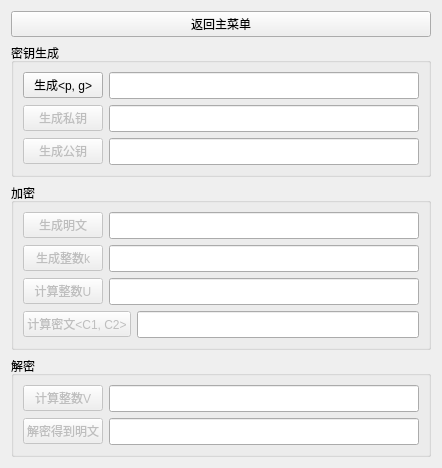
<?xml version="1.0" encoding="UTF-8"?>
<ui version="4.0">
 <class>ELGAMAL_UI</class>
 <widget class="QWidget" name="ELGAMAL_UI">
  <property name="geometry">
   <rect>
    <x>0</x>
    <y>0</y>
    <width>442</width>
    <height>407</height>
   </rect>
  </property>
  <property name="windowTitle">
   <string>Form</string>
  </property>
  <layout class="QVBoxLayout" name="verticalLayout_4">
   <item>
    <widget class="QPushButton" name="back_button">
     <property name="sizePolicy">
      <sizepolicy hsizetype="Expanding" vsizetype="Fixed">
       <horstretch>0</horstretch>
       <verstretch>0</verstretch>
      </sizepolicy>
     </property>
     <property name="text">
      <string>返回主菜单</string>
     </property>
    </widget>
   </item>
   <item>
    <widget class="QGroupBox" name="groupBox">
     <property name="sizePolicy">
      <sizepolicy hsizetype="Preferred" vsizetype="Preferred">
       <horstretch>0</horstretch>
       <verstretch>0</verstretch>
      </sizepolicy>
     </property>
     <property name="title">
      <string>密钥生成</string>
     </property>
     <layout class="QVBoxLayout" name="verticalLayout">
      <item>
       <layout class="QHBoxLayout" name="generate_PG_layout">
        <item>
         <widget class="QPushButton" name="generate_PG_button">
          <property name="text">
           <string>生成&lt;p, g&gt;</string>
          </property>
         </widget>
        </item>
        <item>
         <widget class="QLineEdit" name="generate_PG_lineEdit">
          <property name="font">
           <font>
            <pointsize>12</pointsize>
           </font>
          </property>
         </widget>
        </item>
       </layout>
      </item>
      <item>
       <layout class="QHBoxLayout" name="gen_private_key_layout">
        <item>
         <widget class="QPushButton" name="gen_private_key_button">
          <property name="enabled">
           <bool>false</bool>
          </property>
          <property name="text">
           <string>生成私钥</string>
          </property>
         </widget>
        </item>
        <item>
         <widget class="QLineEdit" name="gen_private_key_lineEdit">
          <property name="font">
           <font>
            <pointsize>12</pointsize>
           </font>
          </property>
         </widget>
        </item>
       </layout>
      </item>
      <item>
       <layout class="QHBoxLayout" name="gen_public_key_layout">
        <item>
         <widget class="QPushButton" name="gen_public_key_button">
          <property name="enabled">
           <bool>false</bool>
          </property>
          <property name="text">
           <string>生成公钥</string>
          </property>
         </widget>
        </item>
        <item>
         <widget class="QLineEdit" name="gen_public_key_lineEdit">
          <property name="font">
           <font>
            <pointsize>12</pointsize>
           </font>
          </property>
         </widget>
        </item>
       </layout>
      </item>
     </layout>
    </widget>
   </item>
   <item>
    <widget class="QGroupBox" name="groupBox_2">
     <property name="sizePolicy">
      <sizepolicy hsizetype="Preferred" vsizetype="Preferred">
       <horstretch>0</horstretch>
       <verstretch>0</verstretch>
      </sizepolicy>
     </property>
     <property name="title">
      <string>加密</string>
     </property>
     <layout class="QVBoxLayout" name="verticalLayout_3">
      <item>
       <layout class="QHBoxLayout" name="generate_M_layout">
        <item>
         <widget class="QPushButton" name="generate_M_button">
          <property name="enabled">
           <bool>false</bool>
          </property>
          <property name="text">
           <string>生成明文</string>
          </property>
         </widget>
        </item>
        <item>
         <widget class="QLineEdit" name="generate_M_lineEdit">
          <property name="font">
           <font>
            <pointsize>12</pointsize>
           </font>
          </property>
         </widget>
        </item>
       </layout>
      </item>
      <item>
       <layout class="QHBoxLayout" name="generate_K_layout">
        <item>
         <widget class="QPushButton" name="generate_K_button">
          <property name="enabled">
           <bool>false</bool>
          </property>
          <property name="text">
           <string>生成整数k</string>
          </property>
         </widget>
        </item>
        <item>
         <widget class="QLineEdit" name="generate_K_lineEdit">
          <property name="font">
           <font>
            <pointsize>12</pointsize>
           </font>
          </property>
         </widget>
        </item>
       </layout>
      </item>
      <item>
       <layout class="QHBoxLayout" name="calculate_U_layout">
        <item>
         <widget class="QPushButton" name="calculate_U_button">
          <property name="enabled">
           <bool>false</bool>
          </property>
          <property name="text">
           <string>计算整数U</string>
          </property>
         </widget>
        </item>
        <item>
         <widget class="QLineEdit" name="calculate_U_lineEdit">
          <property name="font">
           <font>
            <pointsize>12</pointsize>
           </font>
          </property>
         </widget>
        </item>
       </layout>
      </item>
      <item>
       <layout class="QHBoxLayout" name="encrypt_layout">
        <item>
         <widget class="QPushButton" name="encrypt_button">
          <property name="enabled">
           <bool>false</bool>
          </property>
          <property name="text">
           <string>计算密文&lt;C1, C2&gt;</string>
          </property>
         </widget>
        </item>
        <item>
         <widget class="QLineEdit" name="encrypt_lineEdit">
          <property name="font">
           <font>
            <pointsize>12</pointsize>
           </font>
          </property>
         </widget>
        </item>
       </layout>
      </item>
     </layout>
    </widget>
   </item>
   <item>
    <widget class="QGroupBox" name="groupBox_3">
     <property name="title">
      <string>解密</string>
     </property>
     <layout class="QVBoxLayout" name="verticalLayout_2">
      <item>
       <layout class="QHBoxLayout" name="calculate_V_layout">
        <item>
         <widget class="QPushButton" name="calculate_V_button">
          <property name="enabled">
           <bool>false</bool>
          </property>
          <property name="text">
           <string>计算整数V</string>
          </property>
         </widget>
        </item>
        <item>
         <widget class="QLineEdit" name="calculate_V_lineEdit">
          <property name="font">
           <font>
            <pointsize>12</pointsize>
           </font>
          </property>
         </widget>
        </item>
       </layout>
      </item>
      <item>
       <layout class="QHBoxLayout" name="decrypt_layout">
        <item>
         <widget class="QPushButton" name="decrypt_button">
          <property name="enabled">
           <bool>false</bool>
          </property>
          <property name="text">
           <string>解密得到明文</string>
          </property>
         </widget>
        </item>
        <item>
         <widget class="QLineEdit" name="decrypt_lineEdit">
          <property name="font">
           <font>
            <pointsize>12</pointsize>
           </font>
          </property>
         </widget>
        </item>
       </layout>
      </item>
     </layout>
    </widget>
   </item>
  </layout>
 </widget>
 <resources/>
 <connections/>
</ui>
